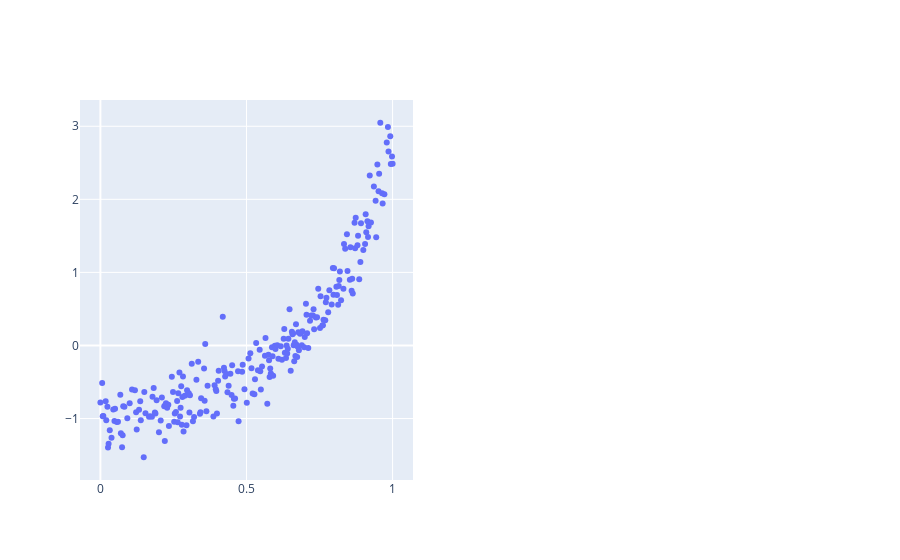

Write notebook code for a chart like this one.
### Code cell
#########################################################################
## DATA GENERATION
#########################################################################
np.random.seed(42)
X = pd.DataFrame(data={"x1": np.linspace(-2,2,500) }) #, "x2": np.linspace(0,1,500) }) #,
                       #"x3": np.linspace(-2,2,500), "x4": np.linspace(0,1,500),
                       #"x5": np.linspace(-2,2,500), "x6": np.linspace(0,1,500)})
y = pd.DataFrame(data={"y": np.exp(X["x1"]) + np.random.randn(len(X["x1"]))*0.5}) # - 2*X["x2"]

X_train, X_test, y_train, y_test = train_test_split(X, y, test_size=0.5, shuffle=True)

X_test = X_test.sort_index()
X_train = X_train.sort_index()
y_train = y_train.sort_index()
y_test = y_test.sort_index()

X_train.shape

X_norm = MinMaxScaler().fit_transform(X_train)
y_norm = StandardScaler().fit_transform(y_train)

fig = make_subplots(rows=1, cols=2, 
                    specs=[[{'type':'scatter'}, {'type':'scatter3d'}] ])

fig.add_trace(go.Scatter(x=X_norm[:,0], y=y_norm.ravel(), mode="markers", name="Data"), row=1, col=1)
#fig.add_trace(go.Scatter3d(x=X_norm[:,0], y=X_norm[:,1], z=y_norm.ravel(),
#                           name="Data", mode="markers"), row=1, col=2)
fig.show()

### Figure 1 — Plotly figure (JSON) as saved in the notebook; plotly's stock layout.template omitted (floating-point values rounded to 4 significant figures; data arrays with more than 128 entries replaced by an {"elided": "..."} marker saying what was removed)
{"data": [{"mode": "markers", "name": "Data", "type": "scatter", "x": {"elided": "250 float values"}, "xaxis": "x", "y": {"elided": "250 float values"}, "yaxis": "y"}], "layout": {"scene": {"domain": {"x": [0.55, 1], "y": [0, 1]}}, "xaxis": {"anchor": "y", "domain": [0, 0.45]}, "yaxis": {"anchor": "x", "domain": [0, 1]}}}
